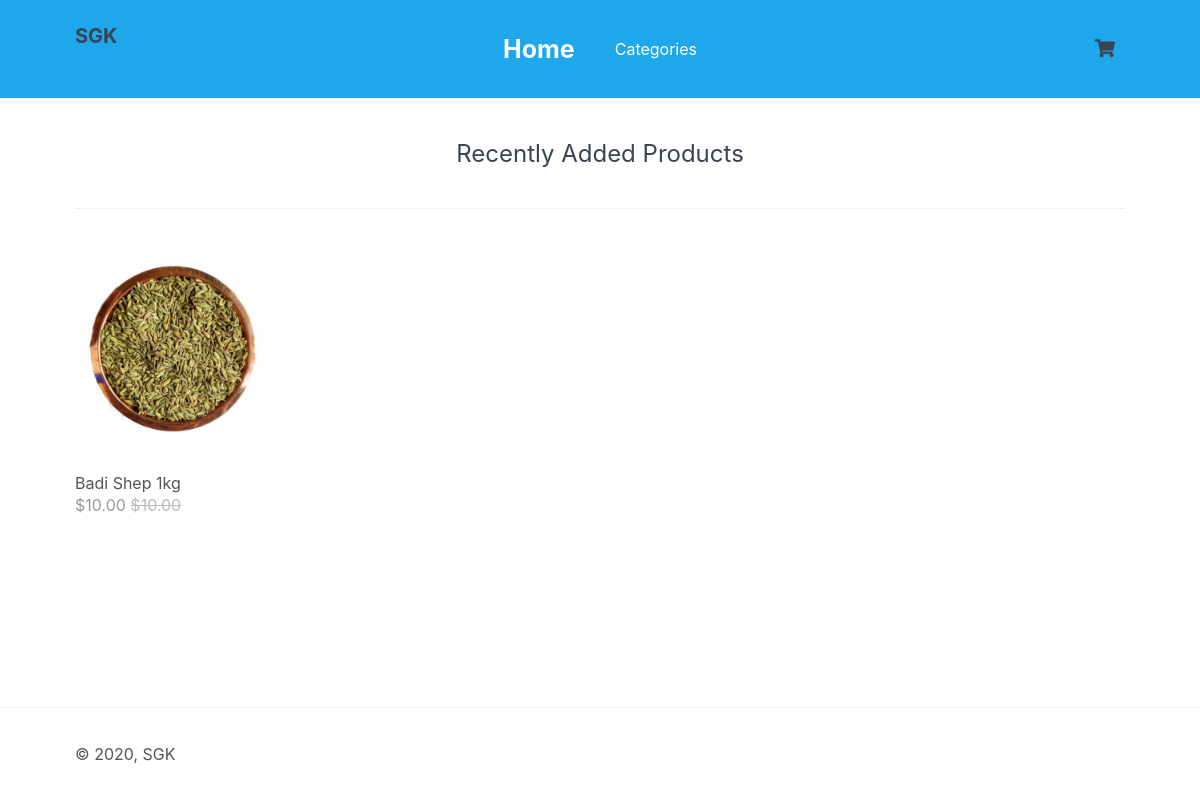
The page /ip/Mukhwas/index1.php on the database its author committed.
### tables this page shows
CREATE TABLE `mukhvas` (
  `id` int(11) NOT NULL,
  `name` varchar(200) NOT NULL,
  `desc` text NOT NULL,
  `price` decimal(7,2) NOT NULL,
  `rrp` decimal(7,2) NOT NULL DEFAULT '0.00',
  `quantity` int(11) NOT NULL,
  `img` text NOT NULL,
  `date_added` datetime NOT NULL DEFAULT CURRENT_TIMESTAMP
);

### ip/Mukhwas/index1.php (called while the page is built, shortened)
<?php
$page = isset($_GET['page']) && file_exists($_GET['page'] . '.php') ? $_GET['page'] : 'home';
include $page . '.php';
?>

### ip/Mukhwas/home.php (the view, shortened to what this page needs)
<?php
$stmt = $pdo->prepare('SELECT * FROM mukhvas ORDER BY date_added DESC LIMIT 4');
$stmt->execute();
$recently_added_products = $stmt->fetchAll(PDO::FETCH_ASSOC);
?>
<?=template_header('Home')?>
<div class="recentlyadded content-wrapper">
    <h2>Recently Added Products</h2>
    <div class="products">
        <?php foreach ($recently_added_products as $product): ?>
        <a href="index1.php?page=product&id=<?=$product['id']?>" class="product">
            <img src="imgs/<?=$product['img']?>" width="200" height="200" alt="<?=$product['name']?>">
            <span class="name"><?=$product['name']?></span>
            <span class="price">
                &dollar;<?=$product['price']?>
                <?php if ($product['rrp'] > 0): ?>
                <span class="rrp">&dollar;<?=$product['rrp']?></span>
                <?php endif; ?>
            </span>
        </a>
        <?php endforeach; ?>
    </div>
</div>
<?=template_footer()?>

### ip/Mukhwas/categories.css (style rules this page uses)
* { box-sizing: border-box; font-family: -apple-system, BlinkMacSystemFont, "segoe ui", roboto, oxygen, ubuntu, cantarell, "fira sans", "droid sans", "helvetica neue", Arial, sans-serif; font-size: 16px; -webkit-font-smoothing: antialiased; -moz-osx-font-smoothing: grayscale; }
html { height: 100%; }
body { position: relative; min-height: 100%; color: #555555; background-color: #FFFFFF; margin: 0; padding-bottom: 100px; }
h1, h2, h3, h4, h5 { color: #394352; }
.content-wrapper { width: 1050px; margin: 0 auto; }
main .recentlyadded h2 { display: block; font-weight: normal; margin: 0; padding: 40px 0; font-size: 24px; text-align: center; width: 100%; border-bottom: 1px solid #EEEEEE; }
main .recentlyadded .products, main .products .products-wrapper { display: flex; flex-wrap: wrap; align-items: center; justify-content: space-between; padding: 40px 0 0 0; }
main .recentlyadded .products .product, main .products .products-wrapper .product { display: block; overflow: hidden; text-decoration: none; width: 25%; padding-bottom: 60px; }
main .recentlyadded .products .product img, main .products .products-wrapper .product img { transform: scale(1); transition: transform 1s; }
main .recentlyadded .products .product .name, main .products .products-wrapper .product .name { display: block; color: #555555; padding: 20px 0 2px 0; }
main .recentlyadded .products .product .price, main .products .products-wrapper .product .price { display: block; color: #999999; }
main .recentlyadded .products .product .rrp, main .products .products-wrapper .product .rrp { color: #BBBBBB; text-decoration: line-through; }

### rows shown on the page
mukhvas: img (picture), name "Badi Shep 1kg", price "10.00", rrp "10.00"
